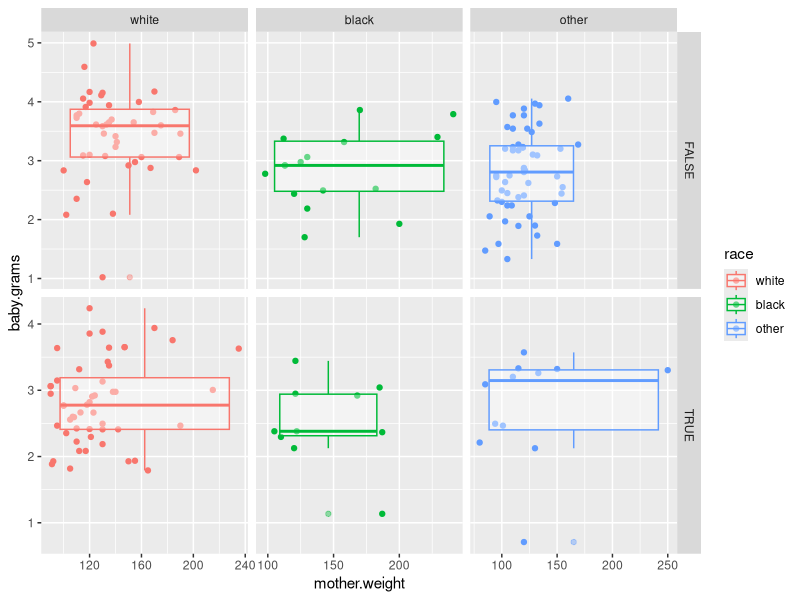
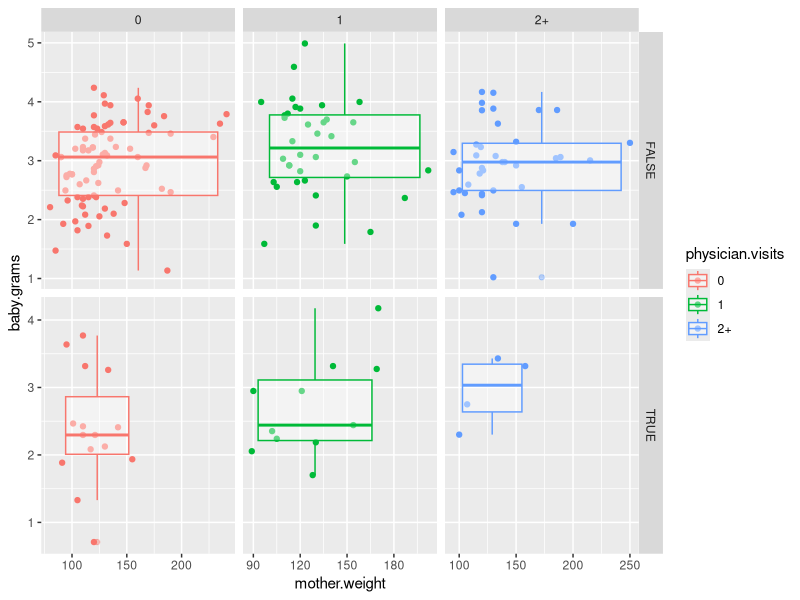
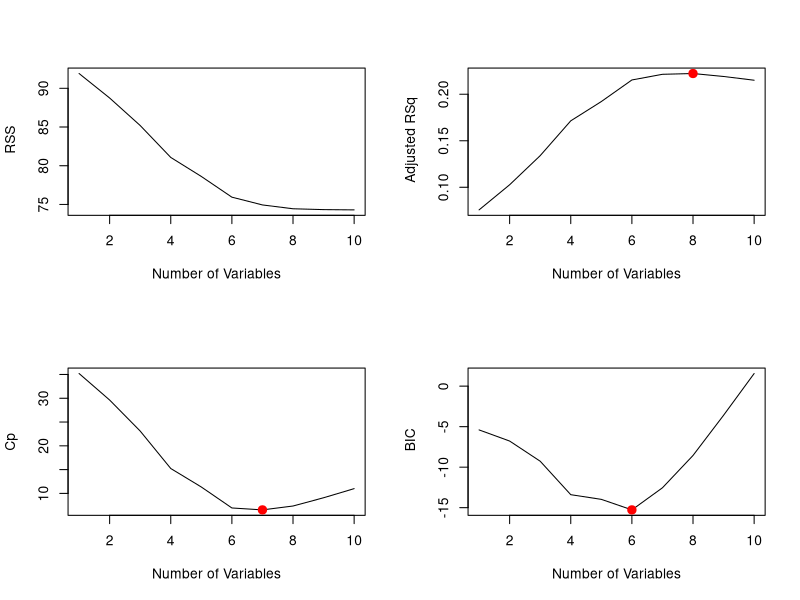
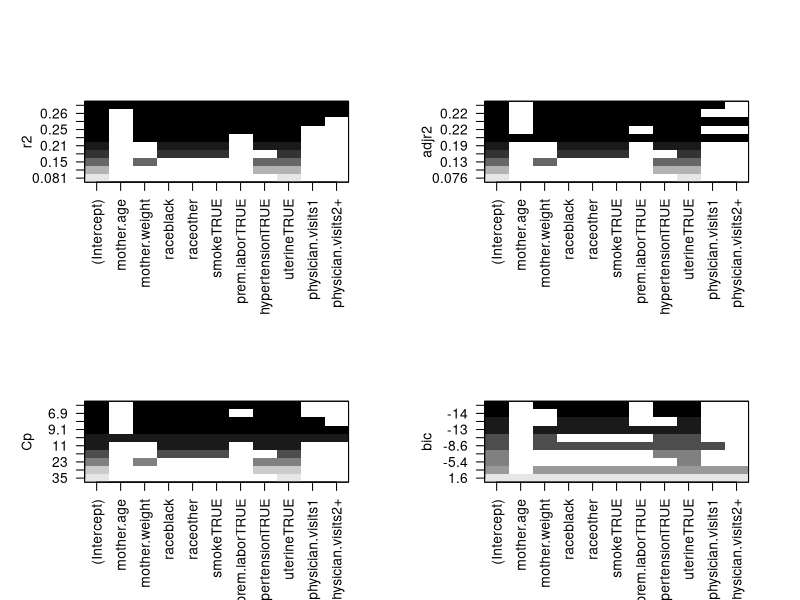
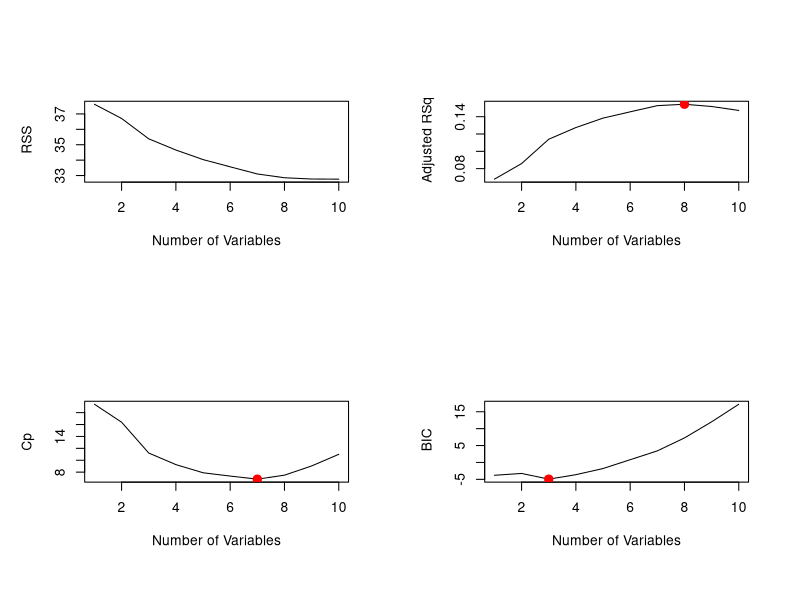
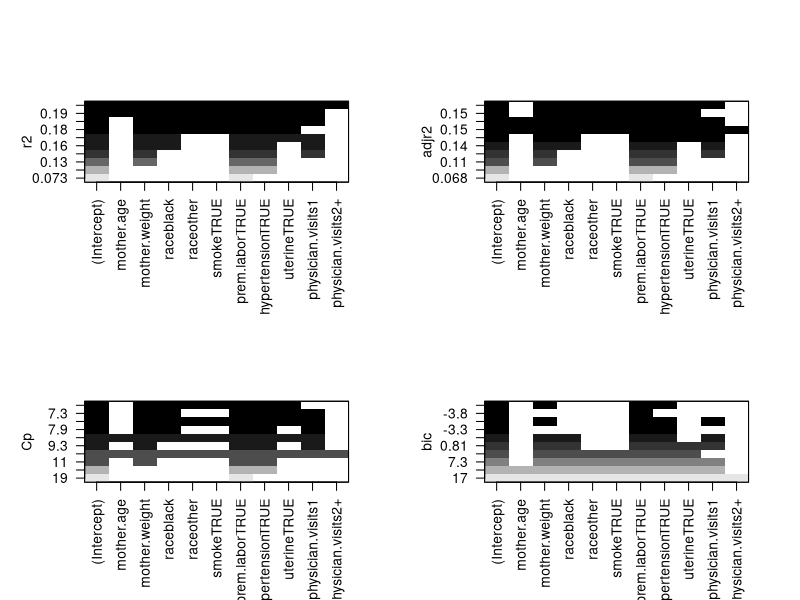
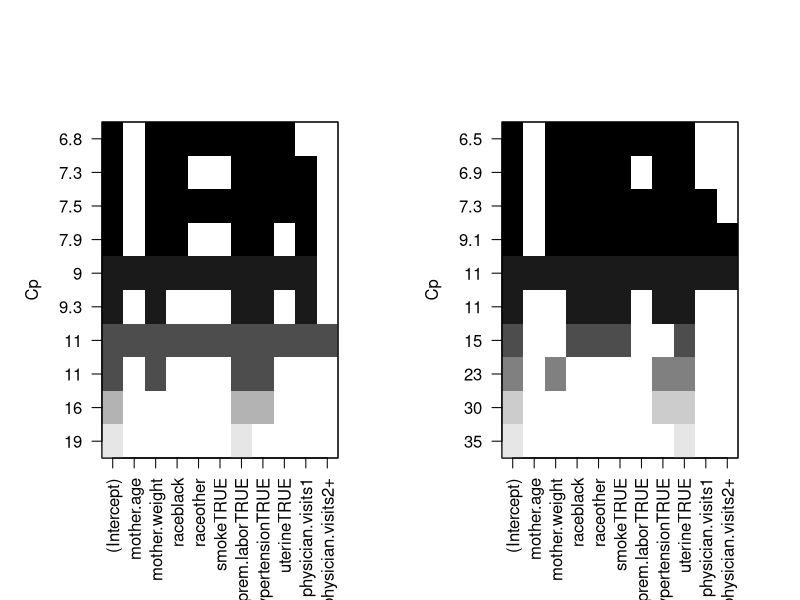
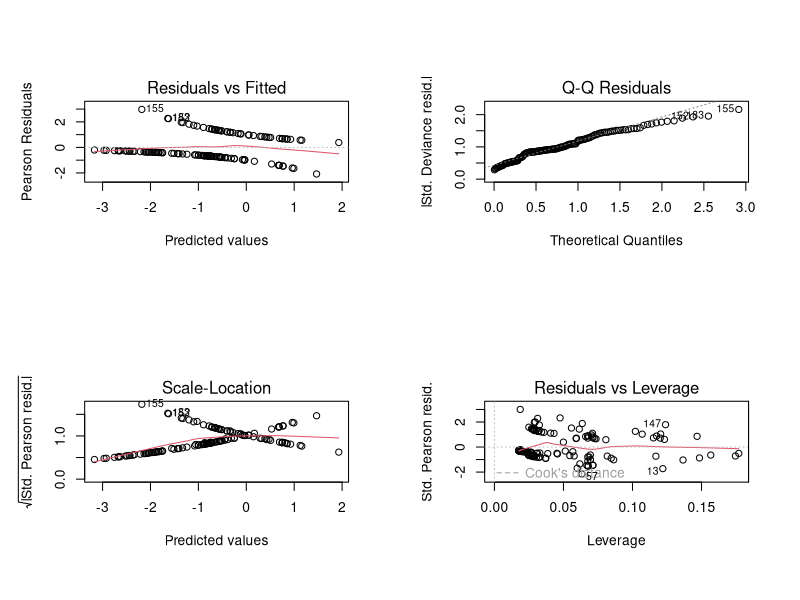

These figures' R source, in order:
## ---- chunk 1
library(MASS)
data(birthwt)
bwt.grams <- with(birthwt, {
  bwt <- bwt/1000
  race <- factor(race, labels = c("white", "black", "other"))
  ptd <- factor(ptl > 0)
  ftv <- factor(ftv)
  levels(ftv)[-(1:2)] <- "2+"
  data.frame(bwt, age, lwt, race, smoke = (smoke > 0),
             ptd, ht = (ht > 0), ui = (ui > 0), ftv)
})
colnames(bwt.grams) <- c("baby.grams", "mother.age", 
                       "mother.weight", "race",
                       "smoke", "prem.labor", 
                       "hypertension", "uterine",
                       "physician.visits")
summary(bwt.grams)
## ---- chunk 2
cor(bwt.grams[,1:3])
## ---- chunk 3
library(ggplot2)
bw <- ggplot(bwt.grams, aes(mother.weight, baby.grams, colour = race)) + geom_point()
bw + geom_boxplot(alpha = 0.4) + facet_grid(smoke ~ race, scales = "free")
## ---- chunk 4
bw <- ggplot(bwt.grams, aes(mother.weight, baby.grams, colour = physician.visits)) + geom_point()
bw + geom_boxplot(alpha = 0.4) + facet_grid(prem.labor ~ physician.visits, scales = "free")
## ---- chunk 5
set.seed(1)
train <- sample(1:nrow(bwt.grams), floor(0.75*nrow(bwt.grams)))
## ---- chunk 6
library(MASS)
data(birthwt)
bwt <- with(birthwt, {
  race <- factor(race, labels = c("white", "black", "other"))
  ptd <- factor(ptl > 0)
  ftv <- factor(ftv)
  levels(ftv)[-(1:2)] <- "2+"
  data.frame(low, age, lwt, race, smoke = (smoke > 0),
             ptd, ht = (ht > 0), ui = (ui > 0), ftv)
})
colnames(bwt) <- c("below.2500", "mother.age", 
                       "mother.weight", "race",
                       "smoke", "prem.labor", 
                       "hypertension", "uterine",
                       "physician.visits")

bwt.grams <- with(birthwt, {
  bwt <- bwt/1000
  race <- factor(race, labels = c("white", "black", "other"))
  ptd <- factor(ptl > 0)
  ftv <- factor(ftv)
  levels(ftv)[-(1:2)] <- "2+"
  data.frame(bwt, age, lwt, race, smoke = (smoke > 0),
             ptd, ht = (ht > 0), ui = (ui > 0), ftv)
})
colnames(bwt.grams) <- c("baby.grams", "mother.age", 
                       "mother.weight", "race",
                       "smoke", "prem.labor", 
                       "hypertension", "uterine",
                       "physician.visits")
summary(bwt)
summary(bwt.grams)
bwt[0:10,]
bwt.grams[0:10,]
attach(bwt.grams)

library (leaps)
regfit.full=regsubsets(baby.grams~., bwt.grams, nvmax =19)
reg.summary = summary(regfit.full)
reg.summary$rsq
par(mfrow =c(2,2))
plot(reg.summary$rss ,xlab=" Number of Variables ",ylab=" RSS", type="l")
plot(reg.summary$adjr2 ,xlab =" Number of Variables ", ylab=" Adjusted RSq",type="l")
max.adjr2=which.max (reg.summary$adjr2)
max.adjr2
points (max.adjr2, reg.summary$adjr2[max.adjr2], col ="red",cex =2, pch =20)


plot(reg.summary$cp ,xlab =" Number of Variables ", ylab="Cp", type='l')
min.cp= which.min (reg.summary$cp )
min.cp
points (min.cp, reg.summary$cp[min.cp], col ="red",cex =2, pch =20)


min.bic = which.min(reg.summary$bic)
min.bic
plot(reg.summary$bic ,xlab=" Number of Variables ",ylab=" BIC", type='l')
points (min.bic, reg.summary$bic [min.bic], col =" red",cex =2, pch =20)

plot(regfit.full ,scale ="r2")
plot(regfit.full ,scale ="adjr2")
plot(regfit.full ,scale ="Cp")
plot(regfit.full ,scale ="bic")

coef(regfit.full, max.adjr2) 
coef(regfit.full, min.cp)
coef(regfit.full, min.bic)






classfit.full=regsubsets(below.2500~., bwt, nvmax =19)
class.summary = summary(classfit.full)
class.summary$rsq
par(mfrow =c(2,2))
plot(class.summary$rss ,xlab=" Number of Variables ",ylab=" RSS", type="l")
plot(class.summary$adjr2 ,xlab =" Number of Variables ", ylab=" Adjusted RSq",type="l")
max.adjr2=which.max (class.summary$adjr2)
max.adjr2
points (max.adjr2, class.summary$adjr2[max.adjr2], col ="red",cex =2, pch =20)


plot(class.summary$cp ,xlab =" Number of Variables ", ylab="Cp", type='l')
min.cp= which.min (class.summary$cp )
min.cp
points (min.cp, class.summary$cp[min.cp], col ="red",cex =2, pch =20)


min.bic = which.min(class.summary$bic)
min.bic
plot(class.summary$bic ,xlab=" Number of Variables ",ylab=" BIC", type='l')
points (min.bic, class.summary$bic [min.bic], col =" red",cex =2, pch =20)

plot(classfit.full ,scale ="r2")
plot(classfit.full ,scale ="adjr2")
plot(classfit.full ,scale ="Cp")
plot(classfit.full ,scale ="bic")

coef(classfit.full, max.adjr2) 
coef(classfit.full, min.cp)
coef(classfit.full, min.bic)



#Let's compare classification and regression 
par(mfrow =c(1,2))
plot(classfit.full ,scale ="Cp")
plot(regfit.full ,scale ="Cp")


#Logistic regression with the predictors selected by best subset
log.fit = glm( below.2500~ mother.weight+race+smoke+hypertension+uterine, family = binomial, data=bwt[train, ])
summary(log.fit)
confint(log.fit)
par(mfrow = c(2, 2))
plot(log.fit)

pred.train <- predict(log.fit, type = "response")
low.train <- sapply(pred.train, function(x) {ifelse(x > 0.5, 1, 0)})
table(low.train, bwt$below.2500[train])
mean(low.train == bwt$below.2500[train])

pred.test <- predict(log.fit, newdata = bwt[-train, -1], type = "response")
low.test <- sapply(pred.test, function(x) {ifelse(x > 0.5, 1, 0)})
table(low.test, bwt$below.2500[-train])
mean(low.test == bwt$below.2500[-train])

#Linear regression with the predictors selected by best subset
lm.fit = lm( baby.grams~ mother.weight+race+smoke+hypertension+uterine, data=bwt.grams)
summary(lm.fit)
confint(lm.fit)
par(mfrow = c(2, 2))
plot(lm.fit)
## ---- chunk 7

#Create train and test
set.seed(1)
train <- sample(1:nrow(bwt.grams), floor(0.75*nrow(bwt.grams)))
bwt.grams.train <- bwt.grams[train,]
bwt.grams.test <- bwt.grams[-train,]

#Polynomial fit for best subset
poly.fit.1 = lm(baby.grams ~ hypertension + uterine + smoke + race + poly(mother.weight, 2), data = bwt.grams.train)
mean((predict.lm(poly.fit.1, bwt.grams.test) - bwt.grams.test[,1])^2)
plot(sort(predict.lm(poly.fit.1, bwt.grams.test)), bwt.grams.test[,1])
anova(poly.fit.1)
## ---- chunk 8
poly.fit.2 = lm(baby.grams ~ hypertension + uterine + smoke + race + poly(mother.weight, 3), data = bwt.grams.train)
mean((predict.lm(poly.fit.2, bwt.grams.test) - bwt.grams.test[,1])^2)

poly.fit.3 = lm(baby.grams ~ hypertension + uterine + smoke + race + poly(mother.weight, 4), data = bwt.grams.train)
mean((predict.lm(poly.fit.3, bwt.grams.test) - bwt.grams.test[,1])^2)

anova(poly.fit.1, poly.fit.2, poly.fit.3)
## ---- chunk 9
poly.fit.4 = lm(baby.grams ~ hypertension + uterine + poly(mother.age,2) + poly(mother.weight,3), data = bwt.grams.train)
mean((predict.lm(poly.fit.4, bwt.grams.test) - bwt.grams.test[,1])^2)

poly.fit.5 = lm(baby.grams ~ hypertension + uterine + smoke + prem.labor + poly(mother.age,2) + poly(mother.weight,3), data = bwt.grams.train)
mean((predict.lm(poly.fit.5, bwt.grams.test) - bwt.grams.test[,1])^2)

poly.fit.6 = lm(baby.grams ~ hypertension + uterine + smoke + prem.labor + poly(mother.age,2) + poly(mother.weight,9), data = bwt.grams.train)
mean((predict.lm(poly.fit.6, bwt.grams.test) - bwt.grams.test[,1])^2)
